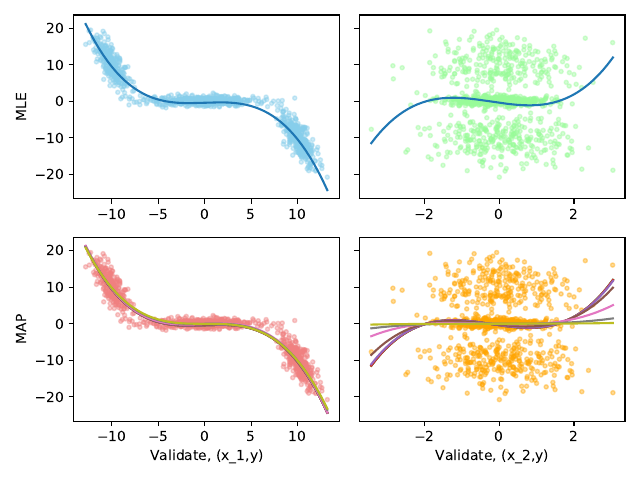

The script that saved this image:
from utility_functions import hw2q1 as generate_data
import pandas as pd 
import numpy as np
import matplotlib.pyplot as plt 

#w_map = np.dot(np.linalg.inv(np.sum(Z,axis=2)+(0.01/pow(gamma,2)*np.identity(4))),   np.sum((repmat(y.T,4,1) * z),axis=1)).reshape((4,1))

def mle(phi, t):
    # get pseudo-inverse
    tphi = np.transpose(phi)
    results = np.matmul(np.linalg.inv(np.matmul(tphi,phi)),tphi)
    # multiply by y
    results = np.matmul(results, t)
    return results

def mean_squared_error(w, x_test, y_test):
    N = len(y_test)
    x = []
    for i in range(0,N,1):
        row = [1, x_test[0][i], x_test[1][i], x_test[0][i]**2, 
                x_test[1][i]**2, x_test[0][i]**3, x_test[1][i]**3]
        x.append(row)
    total_error = 0
    for n in range(0,N,1):
        error = (y_test[n]-np.dot((w),x[n]))**2
        total_error = total_error + error
    total_error = total_error/N
    return total_error[0,0]

def map(phi, gamma, t):
    # get pseudo-inverse
    tphi = np.transpose(phi)
    results = np.matmul(np.linalg.inv(np.add(gamma*np.identity(phi.shape[1]), np.matmul(tphi,phi))),tphi)
    # multiply by y
    results = np.matmul(results, t)
    return results

if __name__=='__main__':
    # train has 100 samples, validate has 1000 samples
    x_train, y_train, x_test, y_test = generate_data()
    N = 100
    phi = []
    fig, axes = plt.subplots(2,2, sharex=False, sharey=True)
    for i in range(0,100,1):
        row = [1, x_train[0][i], x_train[1][i], x_train[0][i]**2, 
                x_train[1][i]**2, x_train[0][i]**3, x_train[1][i]**3]
        phi.append(row)
    phi = np.matrix(phi)

    # Plot training data
    for i in range(0,1000,1):
        axes[0,0].plot(x_test[0][i], y_test[i], color='skyblue', marker='.', alpha=0.4)
        axes[0,1].plot(x_test[1][i], y_test[i], color='palegreen', marker='.', alpha=0.4)
        axes[1,0].plot(x_test[0][i], y_test[i], color='lightcoral', marker = '.', alpha=0.4)
        axes[1,1].plot(x_test[1][i], y_test[i], color='orange', marker='.', alpha=0.4)
    min_x_0 = min(x_test[0])
    max_x_0 = max(x_test[0])
    min_x_1 = min(x_test[1])
    max_x_1 = max(x_test[1])

    # MLE
    mle_w = mle(phi, y_train)
    error = mean_squared_error(mle_w, x_test, y_test)
    print(error)
    # Add lines to plots
    x_0 = np.linspace(min_x_0, max_x_0, num=1000)
    x_1 = np.linspace(min_x_1, max_x_1, num=1000)
    w = np.transpose(mle_w)[:,0]
    fx = []
    for i in range(len(x_0)):
        x = x_0[i]
        # w: 0,1,3,5
        fx.append(w[0]+w[1]*x+w[3]*x**2+w[5]*x**3)
    fx = np.squeeze(fx)
    axes[0,0].plot(x_0,fx)
    fx = []
    for i in range(len(x_1)):
        x = x_1[i]
        # w: 0,1,3,5
        fx.append(w[0]+w[2]*x+w[4]*x**2+w[6]*x**3)
    fx = np.squeeze(fx)
    axes[0,1].plot(x_1,fx)


    # MAP
    gammas = [i for i in np.logspace(-4,4,9)]
    for gamma in gammas:
        print(gamma)
        map_w = map(phi, gamma, y_train)
        error = mean_squared_error(map_w, x_test, y_test)
        print(error)
        w = np.transpose(map_w)[:,0]
        fx = []
        for i in range(len(x_0)):
            x = x_0[i]
            # w: 0,1,3,5
            fx.append(w[0]+w[1]*x+w[3]*x**2+w[5]*x**3)
        fx = np.squeeze(fx)
        axes[1,0].plot(x_0,fx)
        fx = []
        for i in range(len(x_1)):
            x = x_1[i]
            # w: 0,1,3,5
            fx.append(w[0]+w[2]*x+w[4]*x**2+w[6]*x**3)
        fx = np.squeeze(fx)
        axes[1,1].plot(x_1,fx)
    axes[0,0].set_ylabel('MLE')
    axes[1,0].set_ylabel('MAP')
    axes[1,0].set_xlabel('Validate, (x_1,y)')
    axes[1,1].set_xlabel('Validate, (x_2,y)')
    plt.tight_layout()
    plt.savefig('./question_1.pdf')

